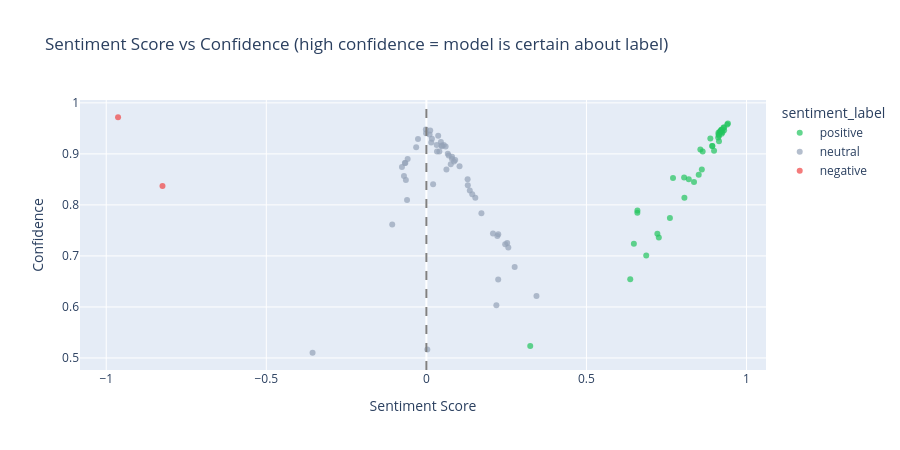

The code cell stored with this chart in its notebook:
### Code cell
if 'sentiment_confidence' in news_df.columns:
    fig = px.scatter(
        news_df,
        x          = 'sentiment_score',
        y          = 'sentiment_confidence',
        color      = 'sentiment_label',
        color_discrete_map = {
            'positive': '#22c55e',
            'negative': '#ef4444',
            'neutral':  '#94a3b8',
        },
        hover_data  = ['title'],
        title       = 'Sentiment Score vs Confidence\n'
                       '(high confidence = model is certain about label)',
        labels      = {
            'sentiment_score':      'Sentiment Score',
            'sentiment_confidence': 'Confidence',
        },
        opacity     = 0.7,
    )
    fig.add_vline(x=0, line_dash='dash', line_color='gray')
    fig.update_layout(height=450)
    fig.show()

### Figure 1 — Plotly figure (JSON) as saved in the notebook; plotly's stock layout.template omitted (floating-point values rounded to 4 significant figures)
{"data": [{"customdata": [["Is Apple Stock Back in Style?"], ["MP Materials Apple Deal Recasts Rare Earth Miner As Integrated Magnet Supplier"], ["Apple Inc. NASDAQAAPL Shines in Caviar Cruise Quality Screen With 83% ROIC and Strong Financial Health"], ["Intel INTC Is Up 16.0% After Securing Preliminary Apple Chip Manufacturing Pact - Whats Changed"], ["MP Materials Corp MP Q1 2026 Earnings Call Highlights Record NDPR Oxide Production and ..."], ["Intel Apple Chip Deal Puts Foundry Ambitions And Risks In Focus"], ["Apple reaches chipmaking deal with Intel, pushing its stock to new record"], ["Stock Market Today, May 8 Nasdaq Gains 1.7% on AI Demand and Strong Jobs Data"], ["Nasdaq, SP 500 Hit New Highs, Log Sixth Consecutive Weekly Gains"], ["SP 500 Posts Sixth Consecutive Weekly Gain, Hits Highs in Tech-Led Rise"], ["Intel Stock Hits All-Time High After Preliminary Chip Deal With Apple"], ["Market Talk Soaring chip stocks can go even higher from here"], ["Intels comeback story is even wilder than it seems"], ["Sector Update Tech Stocks Gain Late Afternoon"], ["Intel, Apple reach preliminary chip manufacturing deal"], ["Apple shares rise after Wedbush lifts price target to new Street-high $400"], ["Apple May Become an Intel Customer Again. What This Means for Both Companies."], ["Intel Could Be Moving Closer to an Apple Partnershipand Its Stock Is Racing Higher"], ["Equities Rise Intraday as Markets Parse Jobs Report Middle East Tensions Send Oil Higher"], ["Nvidia Stock Option Over Earnings Offers Potential 39% Annualized Return"], ["Trumps 10% Intel INTC Stake Gains $47 Billion After Apple Chip Deal"], ["Intel Just Ripped 116% in a Month. Is It Time to Sell in May and Go Away?"], ["Apple price target boosted by Wedbush on AI monetization expectations"], ["Intel stock hits fourth straight record high as Apple report fuels chip rally"], ["Apple, Intel have reached preliminary chip-making deal, WSJ reports"], ["Earnings Estimate Revisions Are Very Optimistic"], ["F1s first quarter revenue up 53% on 2025"], ["Warner Music Group Q2 Earnings Call Highlights"], ["Apple and Intel strike preliminary chip manufacturing deal"], ["Intel soars on Apple chip deal, lifting SP 500 and NASDAQ to record highs"], ["BNB Chains China-related tokenized stocks surge to $9.3M in value"], ["Apple, Intel reach preliminary chip-making deal, WSJ reports"], ["Intel shares jump on reported chip production deal with Apple"], ["Apple inks preliminary chip-making agreement with Intel A major step in American Semiconductor Revival"], ["Intel shares soar on Apple chip deal report. Heres why it signals a total pivot for chipmaking"], ["Intel Stock Hits All-Time High After Preliminary Chip Deal With Apple"], ["Intel lands Apple chip deal as two tech giants end intensive year-long talks"], ["Micron surges more than 30% on week as memory chip rally goes parabolic"], ["Apple Formally Returns To Intels Fabs After Burning The Bridge In 2023, Signaling A Major TSMC Hedge"], ["Apple reportedly strikes deal for Intel to make some of its chips two tech giants reached a preliminary agreement for Intel to make processors for Cupertino"], ["Apple and Intels chip-making deal What does this mean for the chip industry? Which Apple devices could get Intel chips?"]], "hovertemplate": "sentiment_label=positive<br>Sentiment Score=%{x}<br>Confidence=%{y}<br>title=%{customdata[0]}<extra></extra>", "legendgroup": "positive", "marker": {"color": "#22c55e", "opacity": 0.7, "symbol": "circle"}, "mode": "markers", "name": "positive", "orientation": "v", "showlegend": true, "type": "scatter", "x": [0.6368, 0.8986, 0.836, 0.914, 0.942, 0.8507, 0.3244, 0.9215, 0.921, 0.9209, 0.863, 0.9232, 0.9186, 0.9123, 0.7261, 0.7704, 0.9299, 0.9164, 0.887, 0.806, 0.9127, 0.6481, 0.9284, 0.8932, 0.9249, 0.8051, 0.9397, 0.6867, 0.9301, 0.9191, 0.659, 0.9224, 0.6592, 0.8604, 0.7607, 0.893, 0.9142, 0.8558, 0.9115, 0.7215, 0.8196], "xaxis": "x", "y": [0.6542, 0.906, 0.845, 0.925, 0.9597, 0.8591, 0.5236, 0.9463, 0.9443, 0.947, 0.9045, 0.9476, 0.9427, 0.9415, 0.736, 0.8528, 0.9465, 0.9433, 0.9301, 0.8142, 0.9378, 0.724, 0.9519, 0.9154, 0.9424, 0.8537, 0.9576, 0.7007, 0.9518, 0.9449, 0.7844, 0.9397, 0.7891, 0.8695, 0.7742, 0.9153, 0.9353, 0.9086, 0.9319, 0.7434, 0.8501], "yaxis": "y"}, {"customdata": [["The Best Tech Stocks Under $20 to Buy in 2026"], ["Paul Tudor Jones Warns Trump-Era Market Boom Could End in a 35% Crash. Heres Why Hes Still Buying Stocks"], ["Is Intel Stock the Next Nvidia?"], ["Apple dominated the 2026 chip war. Googles partners are left to buy scraps"], ["Apple Intel Chip Deal Reshapes Supply Chain And Valuation Debate"], ["1 Reason Youll Regret Not Buying Apple Stock Now"], ["Energy Fund Yielding 7% and Up 14% in a Year Still Wasnt Enough to Stop This $3 Million Exit"], ["Why a Major Investor Dumped $32 Million of This 7.2% Yielding Closed-End Fund"], ["Warren Buffetts McLane makes major bet on driverless big rigs"], ["The Nasdaqs top winners are now running hotter than in 2000 Chart of the Day"], ["This $2.9 billion fund has paid distributions for 26 straight years"], ["Alibaba, Cisco To Report Earnings Inflation Numbers In Focus"], ["Greg Abel knows Berkshire cold, but some miss the Buffett magic"], ["$5,000 Monthly Passive Income For Financial Freedom"], ["Revival of Blackberry nostalgia and keyboard fuels smartphone startups"], ["Dow Jones Futures Market At Highs With Iran, Trump-Xi Summit In Focus Apple, Nvidia, Boeing In Buy Areas"], ["Arm Is Quietly Becoming The CPU Backbone Of AI"], ["Update Market Chatter Apple, Meta Oppose Canadian Bill on Weakening Encryption"], ["Nvidia, Apple and Microsoft may be trading at best valuations in years"], ["Looking for the most active stocks in the SP500 index on Friday?"], ["Dividend Champion, Contender, And Challenger Highlights Week Of May 10"], ["CNBC Markets Now May 8, 2026"], ["Is Apple Stock Headed to $400? 1 Analyst Says Apple Is a Sleeping Giant With a Major AI Catalyst."], ["Fast Money traders talk AI leading markets to record highs"], ["Intel shares soar on Apple chip deal report. Heres why it signals a total pivot for chipmaking"], ["Google built a 99 dollar AI health coach. Whoop responded with real doctors."], ["Lumentum joins Nasdaq-100 Index after stock surges 339% since 2025"], ["Memory stocks are the tech sectors hottest trade. Heres why."], ["Ex-Man Utd coach tells Ten Hag signing to leave Old Trafford Theyre all ahead of him"], ["Adani Agri Fresh enters stone fruit segment with 25,000 MT storage capacity in Himachal Pradesh"], ["What Makes a Logo Memorable? Psychology Examples"], ["Beyond Bitcoin Why tokenized assets are gaining serious investor attention"], ["Top Stories iOS 26.5 Coming Soon, Goodbye $599 Mac Mini, and More"], ["Intels stock achieves a never-before-seen feat as Apple enthusiasm builds - MarketWatch"], ["Apple, Intel have reached preliminary chip-making deal, WSJ reports - Yahoo Finance"], ["Apple MacBook Air 15.3 Laptop 2026 M5 10-Core Chip, 16GB RAM, 512GB SSD $1149 More Free SH"], ["Apple, Intel Have Reached Preliminary Chip-Making Agreement - WSJ"], ["How to make $12,000 of passive income from these ASX ETFs"], ["Michigan State AD J Batt projects Spartan Stadium upgrades by 2029"], ["Intel Reportedly Lands a Chip Deal With Apple Thanks to Trump"], ["Apple Watch Series 12 and watchOS 27 What to Expect Later This Year"], ["Intels comeback story is even wilder than it seems"], ["wildr a new free app to guide us on our ecological journey"], ["The Best PCs Desktop Computers for 2026"], ["Apple, Intel have reached preliminary chip-making deal, WSJ reports - Reuters"], ["Wall Street sees changing of the guard in AI as Intel, AMD shares soar while Nvidia lags"], ["Cadillac Is Ready to Compete in Formula 1. Can It Win?"], ["iPhone 18 Heres What We Know About Apples Next Flagship Phone"], ["Got a Couple Hundred Million? You Could Own a Piece of The Walking Dead"], ["What to expect at the AWS Financial Services Symposium Watch theCUBEs exclusive on-demand coverage starting May 11"], ["The Top 21 New Movies Streaming Now"], ["Steve Hanke Warns Stock Market Bubble as Big Tech Fuels $10 Trillion Frenzy"], ["Before cola, there was sherbet Drinks that taught us how to survive the heat The National"]], "hovertemplate": "sentiment_label=neutral<br>Sentiment Score=%{x}<br>Confidence=%{y}<br>title=%{customdata[0]}<extra></extra>", "legendgroup": "neutral", "marker": {"color": "#94a3b8", "opacity": 0.7, "symbol": "circle"}, "mode": "markers", "name": "neutral", "orientation": "v", "showlegend": true, "type": "scatter", "x": [0.0099, -0.1067, 0.1719, -0.0604, 0.3439, 0.2559, 0.2245, 0.1356, 0.0323, -0.3555, 0.0798, -0.0009, 0.2217, 0.0601, 0.1528, 0.2758, 0.1294, -0.07, 0.208, 0.0475, -0.0262, -0.0016, 0.0626, 0.0405, 0.0802, 0.1288, 0.2186, 0.2243, 0.0153, 0.0369, -0.0585, 0.0543, 0.0485, -0.0319, -0.0672, 0.1036, -0.0763, 0.2524, 0.1433, 0.2462, 0.012, 0.021, 0.0863, 0.0332, -0.0658, 0.0762, 0.0454, -0.0641, 0.09, 0.0669, 0.0698, 0.0029, 0.0173], "xaxis": "x", "y": [0.9381, 0.7615, 0.7838, 0.8096, 0.6212, 0.7165, 0.7427, 0.828, 0.9174, 0.5102, 0.8906, 0.9406, 0.7388, 0.9147, 0.8138, 0.6783, 0.8383, 0.8566, 0.7439, 0.9162, 0.929, 0.9479, 0.8694, 0.9047, 0.8942, 0.8505, 0.6032, 0.654, 0.9223, 0.9354, 0.8902, 0.9175, 0.9152, 0.9131, 0.8819, 0.8757, 0.8744, 0.7255, 0.821, 0.7227, 0.946, 0.8405, 0.8851, 0.9048, 0.882, 0.8798, 0.9231, 0.849, 0.8881, 0.9005, 0.897, 0.5164, 0.9297], "yaxis": "y"}, {"customdata": [["South Bronx air quality worsened after NYC congestion pricing toll launched report"], ["Are BTS ARIH Noodles Drinks Worth The Hype? I Tried Them All"]], "hovertemplate": "sentiment_label=negative<br>Sentiment Score=%{x}<br>Confidence=%{y}<br>title=%{customdata[0]}<extra></extra>", "legendgroup": "negative", "marker": {"color": "#ef4444", "opacity": 0.7, "symbol": "circle"}, "mode": "markers", "name": "negative", "orientation": "v", "showlegend": true, "type": "scatter", "x": [-0.9631, -0.8243], "xaxis": "x", "y": [0.9718, 0.8371], "yaxis": "y"}], "layout": {"height": 450, "legend": {"title": {"text": "sentiment_label"}, "tracegroupgap": 0}, "shapes": [{"line": {"color": "gray", "dash": "dash"}, "type": "line", "x0": 0, "x1": 0, "xref": "x", "y0": 0, "y1": 1, "yref": "y domain"}], "title": {"text": "Sentiment Score vs Confidence\n(high confidence = model is certain about label)"}, "xaxis": {"anchor": "y", "domain": [0, 1], "title": {"text": "Sentiment Score"}}, "yaxis": {"anchor": "x", "domain": [0, 1], "title": {"text": "Confidence"}}}}
